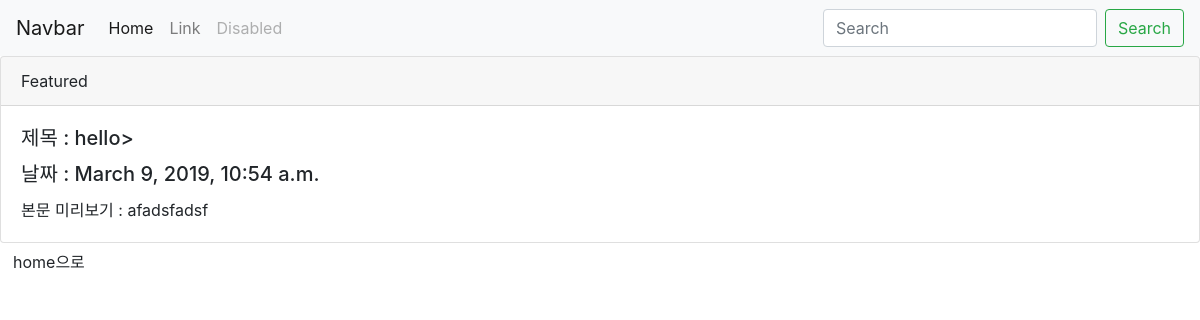
The page /blog/1 on the database its author committed.
### blogapp/models.py (models this page shows, shortened)
class Blog(models.Model):
    title = models.CharField(max_length=200)
    pub_date = models.DateTimeField('date published')
    body = models.TextField()

### blogapp/views.py (the view)
# urls.py: path('blog/<int:blog_id>', blogapp.views.detail, name="detail"),
def detail(request, blog_id):
    blog_detail = get_object_or_404(Blog, pk = blog_id)
    return render(request, 'detail.html', {'blog' : blog_detail})

### blogapp/templates/detail.html (shortened to what this page needs)
<head>
    <link rel="stylesheet" href="https://stackpath.bootstrapcdn.com/bootstrap/4.3.1/css/bootstrap.min.css">
</head>
<body>
        <nav class="navbar navbar-expand-lg navbar-light bg-light">
                <a class="navbar-brand" href="#">Navbar</a>
                <div class="collapse navbar-collapse" id="navbarTogglerDemo02">
                  <ul class="navbar-nav mr-auto mt-2 mt-lg-0">
                    <li class="nav-item active">
                      <a class="nav-link" href="#">Home <span class="sr-only">(current)</span></a>
                    </li>
                    <li class="nav-item">
                      <a class="nav-link" href="#">Link</a>
                    </li>
                    <li class="nav-item">
                      <a class="nav-link disabled" href="#" tabindex="-1" aria-disabled="true">Disabled</a>
                    </li>
                  </ul>
                  <form class="form-inline my-2 my-lg-0">
                    <input class="form-control mr-sm-2" type="search" placeholder="Search">
                    <button class="btn btn-outline-success my-2 my-sm-0" type="submit">Search</button>
                  </form>
                </div>
              </nav>
    <div class="card">
        <div class="card-header">
          Featured
        </div>
        <div class="card-body">
          <h5 class="card-title">제목 : {{blog.title}}></h5>
          <h5 class="card-title">날짜 : {{blog.pub_date}}</h5>
          <p class="card-text">본문 미리보기 : {{blog.body}}</p>
        </div>
    </div>
    <a class="btn btn-default" href="{% url 'home' %}" role="button">home으로</a>
</body>

### rows shown on the page
Blog: title "hello", pub_date "March 9, 2019, 10:54 a.m.", body "afadsfadsf"
